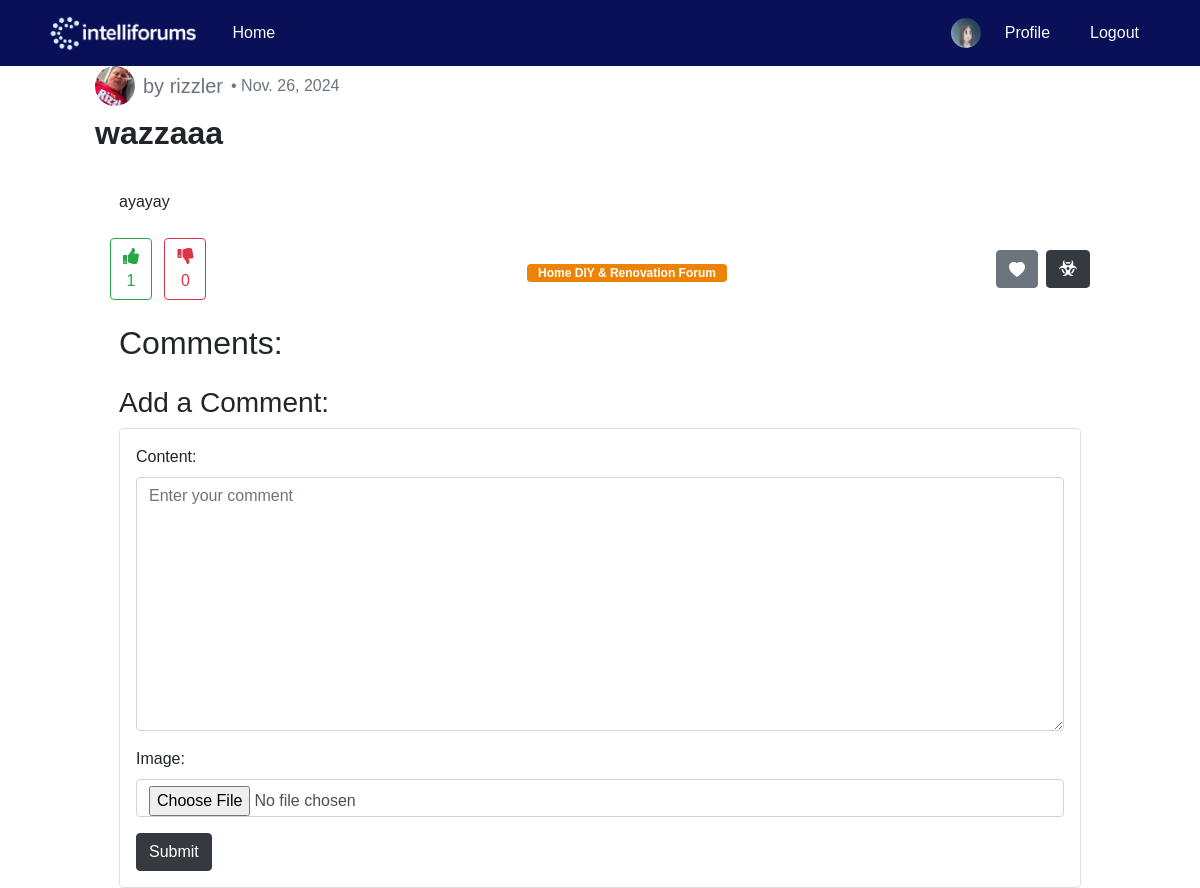
Page /post_detail/14/1/ (signed in) on the earlier database version.
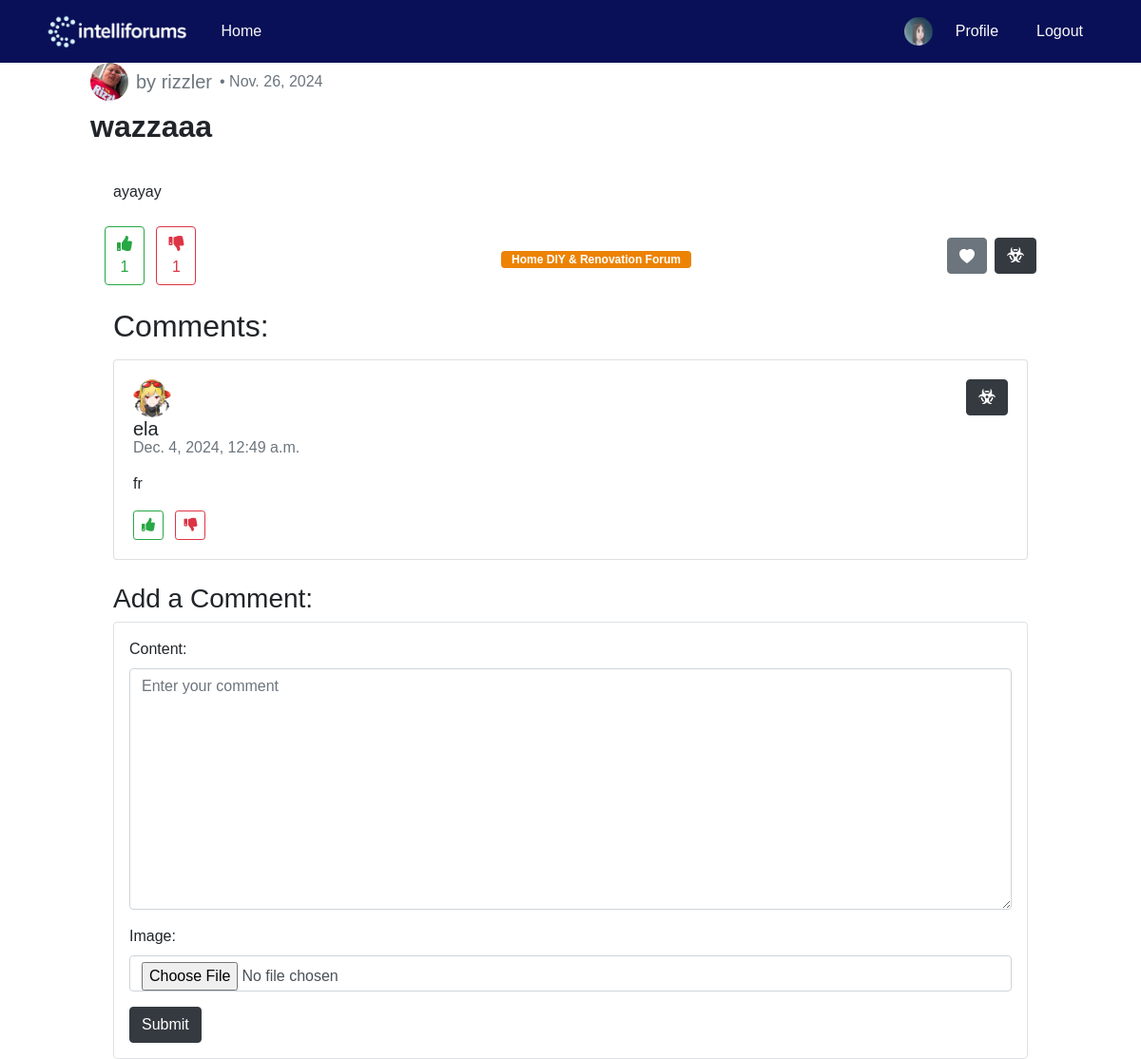
Same page on the later database version.
### blog/models.py (models this page shows, shortened)
class Tag(models.Model):
    forum_ref = models.ForeignKey(Forum, on_delete=models.CASCADE)
    user_post_ref = models.ForeignKey(UserPost, on_delete=models.CASCADE)

class Forum(models.Model):
    title = models.CharField(max_length=100)
    description = models.TextField()

class User_UserPost(models.Model):
    user_post_ref = models.ForeignKey(UserPost, on_delete=models.CASCADE)
    user_ref = models.ForeignKey(User, on_delete=models.CASCADE)
    class Meta:
        abstract = True

class Comment(User_UserPost):
    content = models.TextField(blank=True, null=True)
    created_at = models.DateTimeField(auto_now_add=True)
    image = models.ImageField(upload_to=upload_path, blank=True, null=True)

### blog/views.py (the view)
# urls.py: path('post_detail/<int:pk>/<int:page_number>/',
@login_required(login_url='login')
def post_detail(request, pk, page_number):
    banned_response = banned_propagator(request)
    if banned_response:
        return banned_response
    if request.method == "POST":
        form = CommentForm(request.POST, request.FILES)
        if form.is_valid():
            comment = form.save(commit=False)
            comment.user_post_ref = get_object_or_404(UserPost, id=pk)
            comment.user_ref = get_object_or_404(User, id=request.user.id)
            page_number = 1
            comment.save()
        else:
            raise ValidationError("Incorrect data")
    else:
        form = CommentForm()
    handle_view_post(request.user.id, int(pk))
    return render(request, 'post_detail.html', {
        'userpost': get_object_or_404(UserPost, pk=pk),
        'post': get_object_or_404(Post, pk=UserPost.objects.get(pk=pk).post_ref.id),
        'comments': _get_page_object(
            Paginator(
                Comment.objects.select_related('user_ref')
                .filter(user_post_ref__id=pk)
                .values(
                    'content',
                    'created_at',
                    'image',
                    'user_ref__username',
                    'user_ref__id',
                    'id',
                    'user_ref__picture'
                ),
                20
            ),
            page_number
        ).object_list,
        "user_post_pk": pk,
        'form': form,
        'post_upvotes': VotePost.objects.filter(user_post_ref__id=pk, is_upvote=True).count(),
        'post_downvotes': VotePost.objects.filter(user_post_ref__id=pk, is_upvote=False).count(),
        'user': request.user,
        'tags': Tag.objects.filter(user_post_ref__id=pk),
    })

### blog/forms.py
class CommentForm(forms.ModelForm):
    class Meta:
        model = Comment
        fields = ['content', 'image']
        widgets = {
            'content': forms.Textarea(
                attrs={
                    'class': 'form-control',
                    'placeholder': 'Enter your comment',
                }
            ),
            'image': forms.ClearableFileInput(
                attrs={
                    'class': 'form-control',
                }
            )
        }
        labels = {
            'content': 'Content',
            'image': 'Image'
        }

### blog/views.py (called while the page is built)
def banned_propagator(request):
    if request.user.is_authenticated and request.user.bans_received.exists():
        userban = request.user.bans_received.first()
        return render(request, 'banned.html', {
            'userban': userban,
        })
    return None

def _get_page_object(paginator_object, page_number):
    try:
        page_object = paginator_object.page(page_number)
    except PageNotAnInteger:
        page_object = paginator_object.page(1)
    except EmptyPage:
        page_object = paginator_object.page(paginator_object.num_pages)
    return page_object

### blog/templates/post_detail.html (shortened to what the changed rows need)
<!DOCTYPE html>
<html lang="en">
<head>
    {% load static %}
    <link rel="stylesheet" href="{% static 'blog/css/global.css' %}">
    {% load static %}
    <link href="https://cdn.jsdelivr.net/npm/bootstrap@4.4.1/dist/css/bootstrap.min.css" rel="stylesheet">
    <link rel="stylesheet" href="https://cdnjs.cloudflare.com/ajax/libs/font-awesome/5.12.0-2/css/all.min.css" />
</head>
<body>
    {% include 'header.html' %}
    <div class="container">
        <div class="main-body p-0">
            <div class="inner-wrapper">
                <div class="inner-main" style="margin: 0px 50px;">
                    <div class="inner-main-header mb-4" style="height: 100px;">
                        <div class="d-flex flex-column">
                            <div>
                                <h2 style="font-weight: bold;">{{ post.title }}</h2>
                            </div>
                        </div>
                    </div>
                    <div class="container">
                        <div class="d-flex justify-content-between">
                            <div class="d-flex align-items-center">
                                <div class="vote-buttons mr-3" style="width: 120px;">
                                    <button id="post_downvote" class="btn btn-outline-danger" style="cursor:pointer; display:inline-block;">
                                        <i class="fas fa-thumbs-down"></i>
                                        <div id="post-downvote-count">{{ post_downvotes }}</div>
                                    </button>
                                </div>
                            </div>
                            <div class="d-flex flex-wrap mt-3" style="align-content: center; justify-content: center; padding-left: 20px;">
                                {% for tag in tags %}
                                    <span class="badge badge-primary mr-2 mb-2" style="background-color: #EC8305;">&nbsp&nbsp{{ tag.forum_ref.title }}&nbsp&nbsp</span>
                                {% endfor %}
                            </div>
                        </div>
                    </div>
                    <h2 class="mt-4 px-4">Comments:</h2>
                    <div id="comment-section" class="mt-3 px-4">
                        {% for comment in comments %}
                            <div class="card mb-3">
                                <div class="card-body">
                                    <div class="d-flex justify-content-between">
                                        <div>
                                            <img src="/media/{{ comment.user_ref__picture }}" alt="{{ comment.user_ref__username }}" class="rounded-circle" style="width: 40px; height: 40px; object-fit: cover;"onclick="window.location.href='/profile/{{ comment.user_ref__id }}'">
                                            <h5 class="card-title mb-1"onclick=" window.location.href='/profile/{{ comment.user_ref__id }}'">{{ comment.user_ref__username }}</h5>
                                            <h6 class="card-subtitle mb-2 text-muted">{{ comment.created_at }}</h6>
                                        </div>
                                        <div>
                                        {% if user.id == comment.user_ref__id %}
                                            <a href="{% url 'edit_comment' comment_id=comment.id user_post_id=user_post_pk %}">
                                                <button class="orange-button">
                                                    Edit
                                                </button>
                                            </a>
                                            <a href="{% url 'delete_comment' comment_id=comment.id user_post_id=user_post_pk %}" onclick="return confirm('Are you sure you want to delete this comment?');">
                                                <button class="black-button">
                                                    Delete
                                                </button>
                                            </a>
                                        {% else %}
                                            <a href="{% url 'report_comment' comment_id=comment.id%}" class="btn btn-dark" data-toggle="tooltip" data-placement="top" title="Report Comment"><i class="fas fa-biohazard"></i></a>
                                        {% endif %}
                                        </div>
                                    </div>
                                    <p class="card-text mt-2">{{ comment.content }}</p>
                                    <div class="mt-3 comment-vote-counts">
                                        <button class="btn btn-outline-success btn-sm mr-2 comment-upvote" data-comment-id="{{ comment.id }}">
                                            <i class="fas fa-thumbs-up"> </i>{{ comment.upvotes }}
                                        </button>
                                        <button class="btn btn-outline-danger btn-sm comment-downvote" data-comment-id="{{ comment.id }}">
                                            <i class="fas fa-thumbs-down"> </i> {{ comment.downvotes }}
                                        </button>
                                    </div>
                                </div>
                            </div>
                        {% endfor %}
                    </div>
                </div>
            </div>
        </div>
    </div>
</body>
</html>

Differences in the rows shown:
added Comment: user_ref__username "ela", created_at "Dec. 4, 2024, 12:49 a.m.", content "fr"
Other differences:
{{ post_downvotes }}: "0" → "1"
